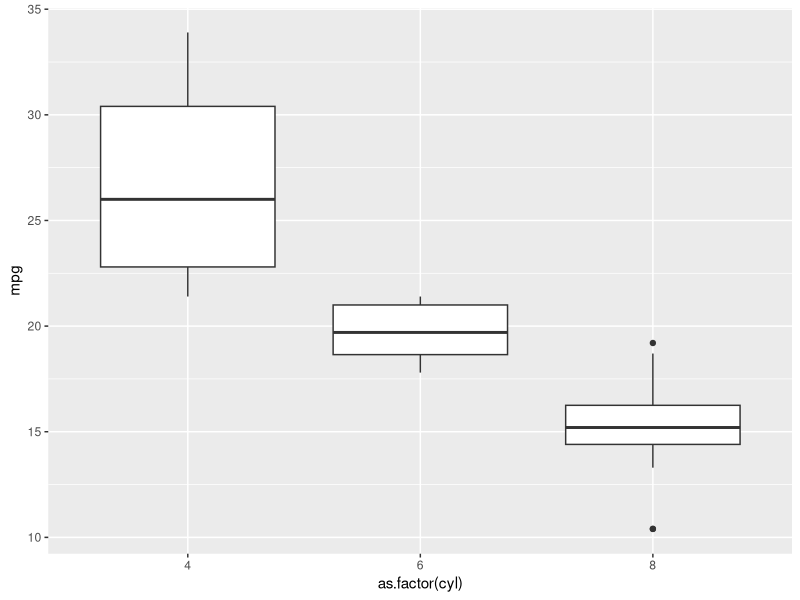
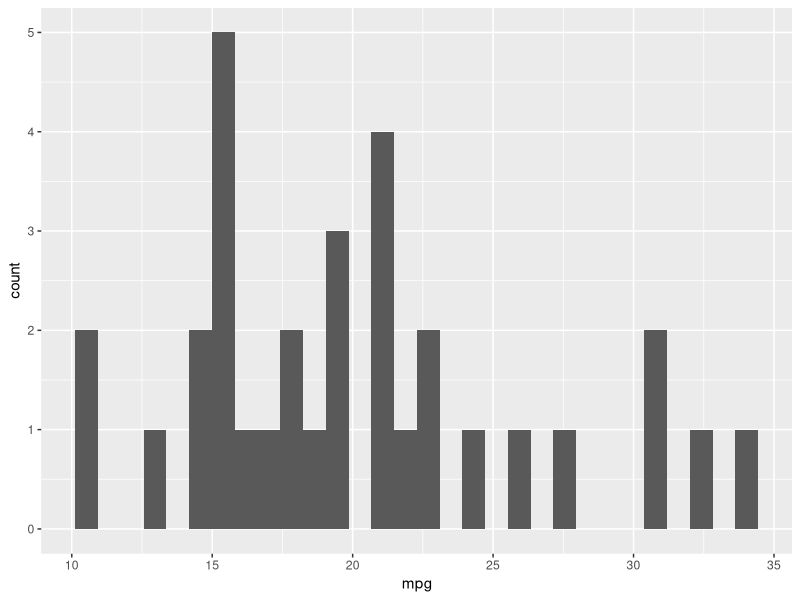
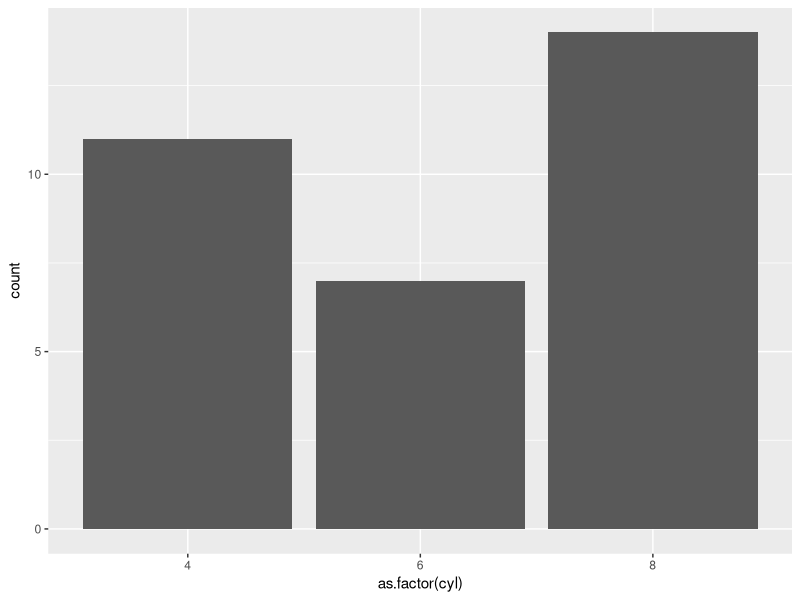
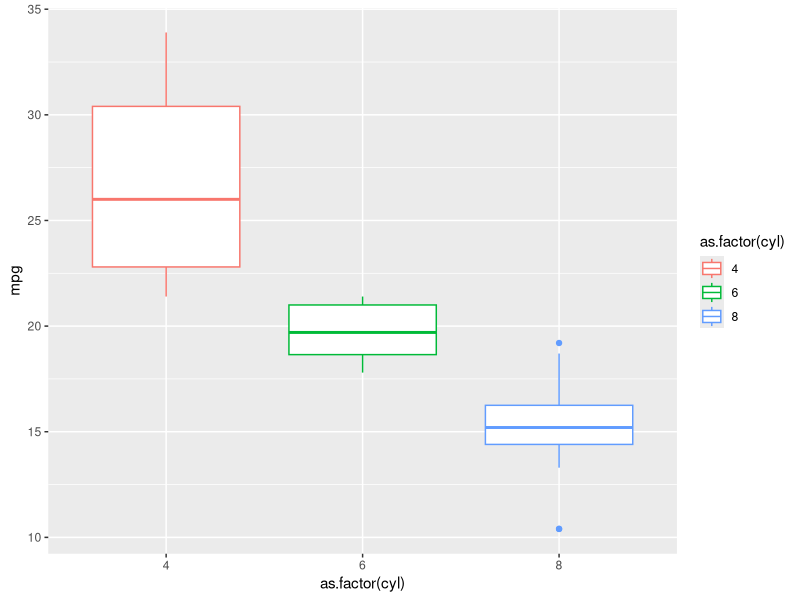
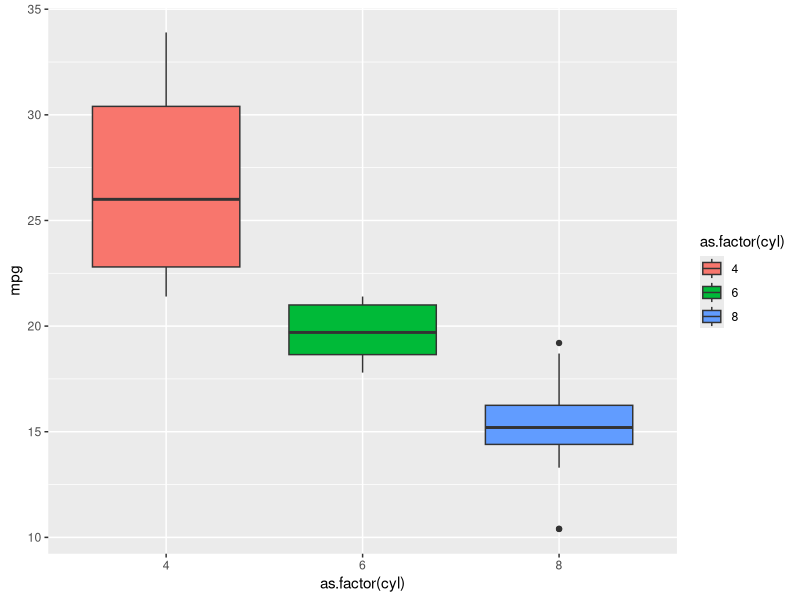
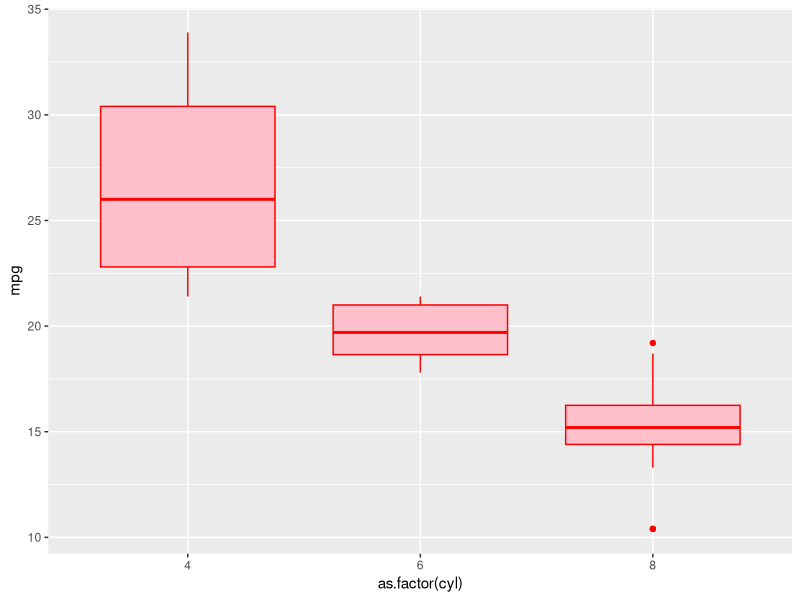

These figures' R source, in order:
#install.packages("ggplot2")
library(ggplot2)


head(mtcars)

# GEOMS definem qual forma geometrica sera utilizada 
#para a visualiza??o dos dados 

#geom_boxplot: para boxplots
ggplot(mtcars, aes(x = as.factor(cyl), y = mpg)) + 
  geom_boxplot()



#geom_histogram: para histogramas
ggplot(mtcars, aes(x = mpg)) +  geom_histogram()

#geom_bar: para barras
ggplot(mtcars, aes(x = as.factor(cyl))) +   geom_bar()


#cores personalizadas 
ggplot(mtcars, aes(x = as.factor(cyl), 
                   y = mpg, colour = as.factor(cyl))) + 
                   geom_boxplot()

#mudar o preenchimento  => fill mapeando variavel de interesse
ggplot(mtcars, aes(x = as.factor(cyl), 
                   y = mpg, fill = as.factor(cyl))) +
                   geom_boxplot()

# fill sem mapear variavel de interesse
ggplot(mtcars, aes(x = as.factor(cyl), y = mpg)) + 
  geom_boxplot(color = "red", fill = "pink")

